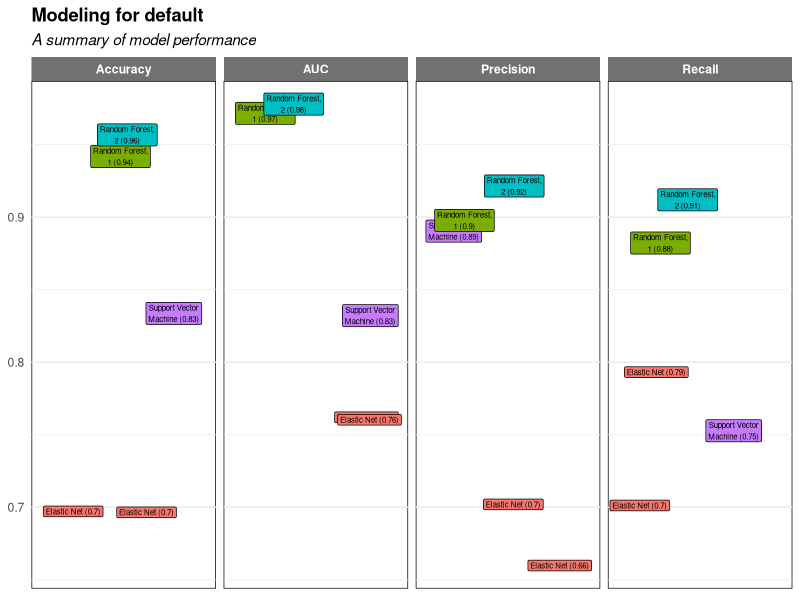

R code for this plot:
## ---- chunk 1
library('tidyverse')
## ---- chunk 2
mcb1 <- read.csv('majority-class-baseline/model-results.csv')
elas <- read.csv('penalized-regression/model-results.csv')
svm <- read.csv('support-vector-machine/model-results.csv')
rf <- read.csv('random-forest/model-results.csv')
## ---- chunk 3
full_results <- 
    bind_rows(
        mcb1, elas, svm, rf
    ) |>
    as_tibble()

full_results
## ---- chunk 4
full_results_long <- 
    pivot_longer(
        full_results, 
        cols = -c(model, hyperparameters)
    ) |>
    mutate(
        model = stringr::str_wrap(model, 15)
    )
## ---- chunk 5
ggplot(
    full_results_long, 
    aes(x = "1", y = value, label = paste0(model, " (", round(value,2) ,")"))
) +
    geom_label(
        aes(fill = model), 
        position = "jitter", 
        size = 2, 
        show.legend = FALSE
    ) +
    facet_wrap(~name, nrow = 1) +
    labs(
        title = "Modeling for default", 
        subtitle = "A summary of model performance"
    ) +
    theme_minimal() +
    theme(
        plot.title = element_text(face = "bold"), 
        plot.subtitle = element_text(face = "italic"), 
        axis.title.y = element_blank(), 
        axis.title.x = element_blank(), 
        axis.text.x = element_blank(), 
        strip.text = element_text(face = "bold", color = "white"), 
        strip.background = element_rect(fill = "#707271", color = NA), 
        panel.background = element_rect(fill = NA, color = "black"), 
        panel.grid.major.x = element_blank()
    )
